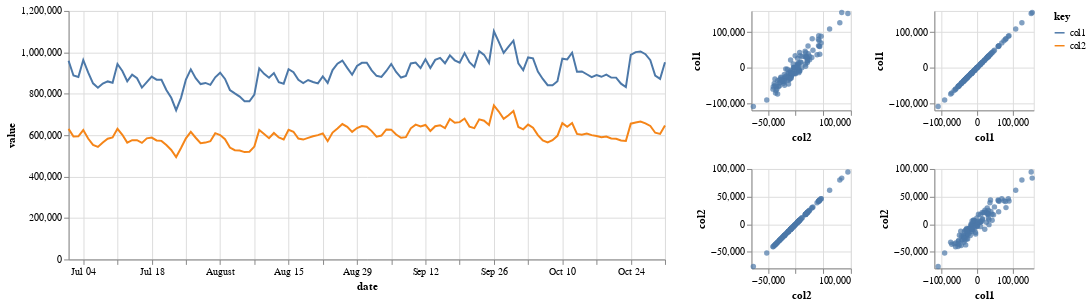
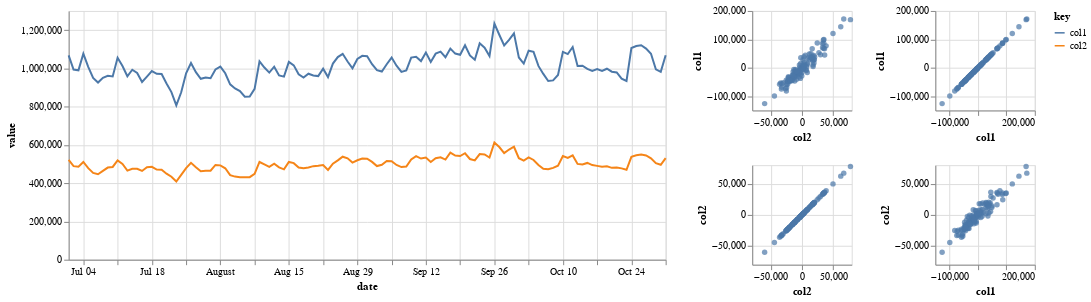
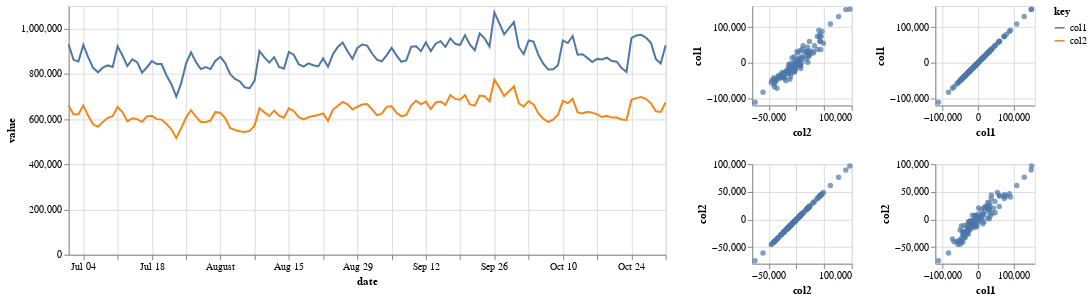
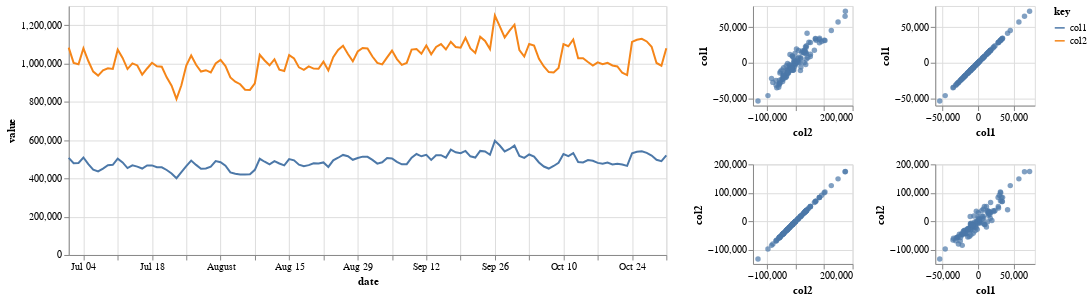

These figures' notebook cell, in order:
### Code cell
#@title Step8
# @markdown <font color='blue'><b>■ Experiment Design by fastDTW</b></font>

if design_type.value == 'A: divide_equally':
  design.equal_division(
      dataframe_wide = design.df_wide_tgt,
      num_of_iteration = num_of_iterationｓ.value,
      num_of_split = num_of_split.value,
      start_date = start_date.value,
      end_date = end_date.value)
elif design_type.value == 'B: similarity_selection':
  design.similar_divisions(
      dataframe_wide = design.df_wide_tgt,
      target_geo = target_geo.value.replace(' ', '').split(','),
      num_of_iteration = num_of_iterationｓ.value,
      num_of_pick = num_of_pick.value,
      num_of_covariate = num_of_covariate.value,
      start_date = start_date.value,
      end_date = end_date.value)
else:
  pass

case_selection = ipywidgets.ToggleButtons(
    options=["choice_1", "choice_2", "choice_3", "choice_4", "choice_5"],
    value='choice_1',
    description='your choice:',
    disabled=False,
    layout=ipywidgets.Layout(width='auto')
)
test_selection = ipywidgets.ToggleButtons(
    options=["col1", "col2", "col3", "col4", "col5", "col6"],
    value='col1',
    description='test ccol:',
    disabled=False,
    layout=ipywidgets.Layout(width='auto')
)

display(
    Markdown(f"""<br>If you select = <b>Yes</b>, please enter them separated by commas.
"""), case_selection,
    Markdown(
        f"""<br>Please select <b>Experimantal Design Type</b>
"""), test_selection)
